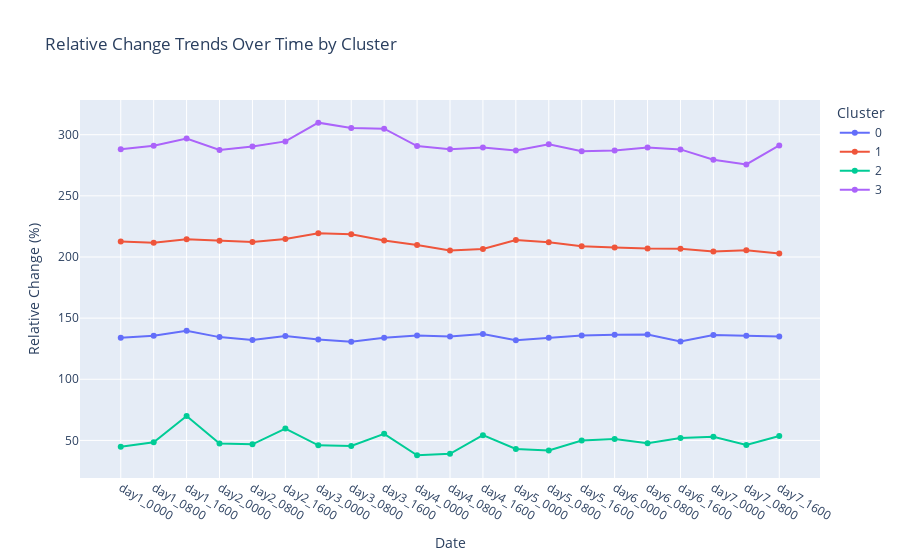

Notebook source saved alongside this figure:
### Code cell
# Assuming you have a 'time' or 'date' column in your dataset (e.g., filtered_df['date'])

# Group the data by time and cluster, then calculate the mean relative change for each group
time_cluster_trends = filtered_df.groupby(['time_period', 'Cluster'])['relative_change'].mean().reset_index()

# Create a line plot with Plotly
fig2 = px.line(time_cluster_trends, 
               x='time_period', 
               y='relative_change', 
               color='Cluster', 
               title='Relative Change Trends Over Time by Cluster',
               labels={'relative_change': 'Relative Change (%)', 'time_period': 'Date'},
               markers=True)  # Show markers for each data point

# Show the plot
fig2.update_layout(
    xaxis_title='Date',
    yaxis_title='Relative Change (%)',
    legend_title='Cluster'
)
fig2.show()

### Figure 1 — Plotly figure (JSON) as saved in the notebook; plotly's stock layout.template omitted (floating-point values rounded to 4 significant figures)
{"data": [{"hovertemplate": "Cluster=0<br>Date=%{x}<br>Relative Change (%)=%{y}<extra></extra>", "legendgroup": "0", "line": {"color": "#636efa", "dash": "solid"}, "marker": {"symbol": "circle"}, "mode": "lines+markers", "name": "0", "orientation": "v", "showlegend": true, "type": "scatter", "x": ["day1_0000", "day1_0800", "day1_1600", "day2_0000", "day2_0800", "day2_1600", "day3_0000", "day3_0800", "day3_1600", "day4_0000", "day4_0800", "day4_1600", "day5_0000", "day5_0800", "day5_1600", "day6_0000", "day6_0800", "day6_1600", "day7_0000", "day7_0800", "day7_1600"], "xaxis": "x", "y": [133.9, 135.6, 139.7, 134.5, 132.1, 135.4, 132.4, 130.6, 134.0, 135.9, 135.0, 137.0, 132.0, 134.0, 135.8, 136.3, 136.5, 130.8, 136.2, 135.5, 135.0], "yaxis": "y"}, {"hovertemplate": "Cluster=1<br>Date=%{x}<br>Relative Change (%)=%{y}<extra></extra>", "legendgroup": "1", "line": {"color": "#EF553B", "dash": "solid"}, "marker": {"symbol": "circle"}, "mode": "lines+markers", "name": "1", "orientation": "v", "showlegend": true, "type": "scatter", "x": ["day1_0000", "day1_0800", "day1_1600", "day2_0000", "day2_0800", "day2_1600", "day3_0000", "day3_0800", "day3_1600", "day4_0000", "day4_0800", "day4_1600", "day5_0000", "day5_0800", "day5_1600", "day6_0000", "day6_0800", "day6_1600", "day7_0000", "day7_0800", "day7_1600"], "xaxis": "x", "y": [212.6, 211.7, 214.5, 213.2, 212.3, 214.7, 219.4, 218.6, 213.5, 209.9, 205.3, 206.5, 213.9, 212.1, 208.8, 207.7, 206.9, 206.7, 204.4, 205.5, 202.9], "yaxis": "y"}, {"hovertemplate": "Cluster=2<br>Date=%{x}<br>Relative Change (%)=%{y}<extra></extra>", "legendgroup": "2", "line": {"color": "#00cc96", "dash": "solid"}, "marker": {"symbol": "circle"}, "mode": "lines+markers", "name": "2", "orientation": "v", "showlegend": true, "type": "scatter", "x": ["day1_0000", "day1_0800", "day1_1600", "day2_0000", "day2_0800", "day2_1600", "day3_0000", "day3_0800", "day3_1600", "day4_0000", "day4_0800", "day4_1600", "day5_0000", "day5_0800", "day5_1600", "day6_0000", "day6_0800", "day6_1600", "day7_0000", "day7_0800", "day7_1600"], "xaxis": "x", "y": [44.75, 48.55, 69.94, 47.5, 46.77, 59.73, 45.95, 45.42, 55.42, 37.79, 39.01, 54.27, 43.01, 41.77, 49.99, 51.15, 47.69, 52.01, 52.95, 46.27, 53.61], "yaxis": "y"}, {"hovertemplate": "Cluster=3<br>Date=%{x}<br>Relative Change (%)=%{y}<extra></extra>", "legendgroup": "3", "line": {"color": "#ab63fa", "dash": "solid"}, "marker": {"symbol": "circle"}, "mode": "lines+markers", "name": "3", "orientation": "v", "showlegend": true, "type": "scatter", "x": ["day1_0000", "day1_0800", "day1_1600", "day2_0000", "day2_0800", "day2_1600", "day3_0000", "day3_0800", "day3_1600", "day4_0000", "day4_0800", "day4_1600", "day5_0000", "day5_0800", "day5_1600", "day6_0000", "day6_0800", "day6_1600", "day7_0000", "day7_0800", "day7_1600"], "xaxis": "x", "y": [288.0, 290.9, 296.8, 287.5, 290.3, 294.5, 309.8, 305.5, 304.9, 290.7, 288.2, 289.5, 287.1, 292.1, 286.4, 287.1, 289.4, 288.0, 279.6, 275.7, 291.3], "yaxis": "y"}], "layout": {"legend": {"title": {"text": "Cluster"}, "tracegroupgap": 0}, "title": {"text": "Relative Change Trends Over Time by Cluster"}, "xaxis": {"anchor": "y", "domain": [0, 1], "title": {"text": "Date"}}, "yaxis": {"anchor": "x", "domain": [0, 1], "title": {"text": "Relative Change (%)"}}}}
